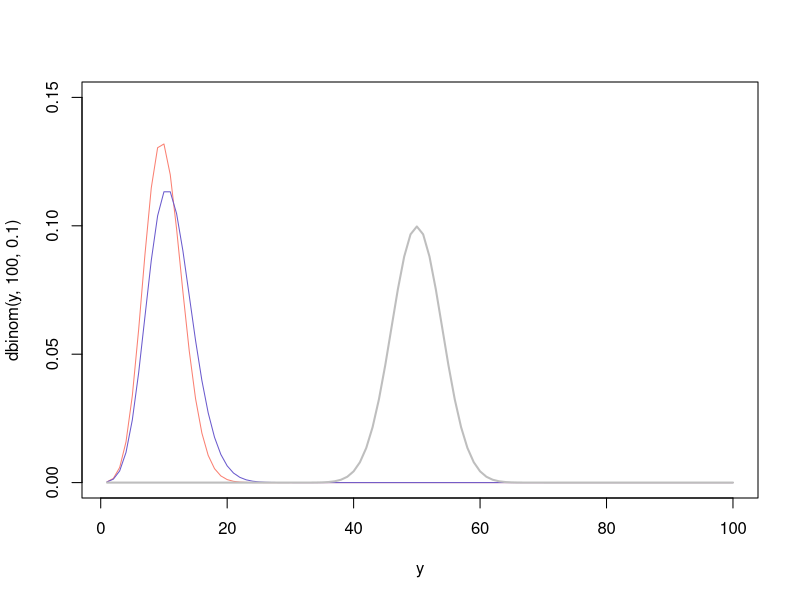

The R script that drew this image:
## ---- chunk 1
knitr::opts_chunk$set(echo = FALSE)
knitr::opts_chunk$set(message = FALSE)
knitr::opts_chunk$set(warning = FALSE)

suppressPackageStartupMessages({
  library(tidyverse);
  library(here);
})

## ---- chunk 2
# make a pois distrib:
set.seed(111)
pois <- rpois(100, lambda = 3)
binom <- rbinom(100, 20, 0.2)
nbinom <- rnbinom(100, 20, 0.2)
norm <- rnorm(100)

y<-seq(1:100)
plot(y, dbinom(y, 100, 0.1), type = "l", col="salmon", ylim = c(0,.15))
lines(y, dnbinom(y, 100, .9), col="slateblue", ylab="")
lines(y, dnorm(y, mean=50, sd = 4), col="gray", lwd=2)

